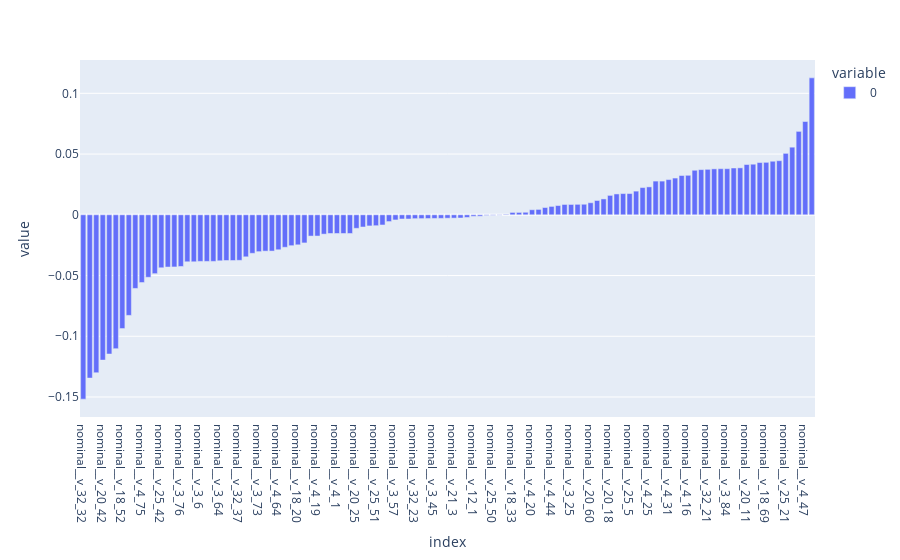

Notebook code cell kept with this figure:
### Code cell
elite_onf_df.corrwith(final_data.target, method='kendall').sort_values().plot(kind='bar')

### Figure 1 — Plotly figure (JSON) as saved in the notebook; plotly's stock layout.template omitted (floating-point values rounded to 4 significant figures)
{"data": [{"alignmentgroup": "True", "hovertemplate": "variable=0<br>index=%{x}<br>value=%{y}<extra></extra>", "legendgroup": "0", "marker": {"color": "#636efa", "pattern": {"shape": ""}}, "name": "0", "offsetgroup": "0", "orientation": "v", "showlegend": true, "textposition": "auto", "type": "bar", "x": ["nominal__v_32_32", "nominal__v_25_32", "nominal__v_18_1", "nominal__v_20_42", "nominal__v_3_1", "nominal__v_32_11", "nominal__v_18_52", "nominal__v_3_75", "nominal__v_21_2", "nominal__v_4_75", "nominal__v_32_41", "nominal__v_4_27", "nominal__v_25_42", "nominal__v_3_61", "nominal__v_3_35", "nominal__v_3_76", "nominal__v_20_46", "nominal__v_32_36", "nominal__v_3_6", "nominal__v_18_5", "nominal__v_25_17", "nominal__v_3_64", "nominal__v_4_18", "nominal__v_32_38", "nominal__v_32_37", "nominal__v_4_76", "nominal__v_18_56", "nominal__v_3_73", "nominal__v_32_33", "nominal__v_32_42", "nominal__v_4_64", "nominal__v_20_62", "nominal__v_4_37", "nominal__v_18_20", "nominal__v_4_4", "nominal__v_4_74", "nominal__v_4_19", "nominal__v_20_5", "nominal__v_18_51", "nominal__v_4_1", "nominal__v_32_35", "nominal__v_3_3", "nominal__v_20_25", "nominal__v_4_67", "nominal__v_3_30", "nominal__v_25_51", "nominal__v_3_5", "nominal__v_3_13", "nominal__v_3_57", "nominal__v_4_13", "nominal__v_18_68", "nominal__v_32_23", "nominal__v_3_41", "nominal__v_4_8", "nominal__v_3_45", "nominal__v_20_57", "nominal__v_32_50", "nominal__v_21_3", "nominal__v_4_40", "nominal__v_12_5", "nominal__v_12_1", "nominal__v_3_12", "nominal__v_21_8", "nominal__v_25_50", "nominal__v_3_42", "nominal__v_32_45", "nominal__v_18_33", "nominal__v_3_49", "nominal__v_4_52", "nominal__v_4_20", "nominal__v_20_8", "nominal__v_25_44", "nominal__v_4_44", "nominal__v_32_52", "nominal__v_20_20", "nominal__v_3_25", "nominal__v_3_9", "nominal__v_4_9", "nominal__v_20_60", "nominal__v_18_42", "nominal__v_18_7", "nominal__v_20_18", "nominal__v_32_25", "nominal__v_3_37", "nominal__v_25_5", "nominal__v_25_9", "nominal__v_32_40", "nominal__v_4_25", "nominal__v_20_35", "nominal__v_4_21", "nominal__v_4_31", "nominal__v_20_59", "nominal__v_32_3", "nominal__v_4_16", "nominal__v_25_3", "nominal__v_3_29", "nominal__v_32_21", "nominal__v_18_66", "nominal__v_18_67", "nominal__v_3_84", "nominal__v_4_35", "nominal__v_32_64", "nominal__v_20_11", "nominal__v_32_4", "nominal__v_32_55", "nominal__v_18_69", "nominal__v_3_88", "nominal__v_25_12", "nominal__v_25_21", "nominal__v_20_30", "nominal__v_21_1", "nominal__v_4_47", "nominal__v_32_1"], "xaxis": "x", "y": [-0.1518, -0.1344, -0.13, -0.1196, -0.1146, -0.1102, -0.09363, -0.08281, -0.06062, -0.05575, -0.05145, -0.04846, -0.0436, -0.04301, -0.04293, -0.04253, -0.03866, -0.03866, -0.03835, -0.03835, -0.03835, -0.03786, -0.03763, -0.03763, -0.03748, -0.03459, -0.0317, -0.03033, -0.02991, -0.02987, -0.02878, -0.02674, -0.02542, -0.02471, -0.02315, -0.01751, -0.01748, -0.01591, -0.01539, -0.01539, -0.01539, -0.01538, -0.01114, -0.01004, -0.009164, -0.008969, -0.008372, -0.005564, -0.004234, -0.003438, -0.003438, -0.003168, -0.003134, -0.003075, -0.003006, -0.002957, -0.002808, -0.002731, -0.002651, -0.002183, -0.00125, -0.001173, -0.0005782, -0.0004061, -0.0002867, 0.0004385, 0.001943, 0.001962, 0.002086, 0.004149, 0.004434, 0.005981, 0.006909, 0.007609, 0.008506, 0.008511, 0.008613, 0.008683, 0.00993, 0.01178, 0.01306, 0.01597, 0.01717, 0.01748, 0.01749, 0.01949, 0.02241, 0.02298, 0.02774, 0.02774, 0.029, 0.03025, 0.03233, 0.03252, 0.03667, 0.03719, 0.03743, 0.03782, 0.03796, 0.03796, 0.03852, 0.03865, 0.04138, 0.04165, 0.04301, 0.04318, 0.04409, 0.04454, 0.05058, 0.05567, 0.06867, 0.07681, 0.1127], "yaxis": "y"}], "layout": {"autosize": true, "barmode": "relative", "legend": {"title": {"text": "variable"}, "tracegroupgap": 0}, "margin": {"t": 60}, "xaxis": {"anchor": "y", "autorange": true, "domain": [0, 1], "range": [-0.5, 112.5], "title": {"text": "index"}, "type": "category"}, "yaxis": {"anchor": "x", "autorange": true, "domain": [0, 1], "range": [-0.1665, 0.1274], "title": {"text": "value"}, "type": "linear"}}}
